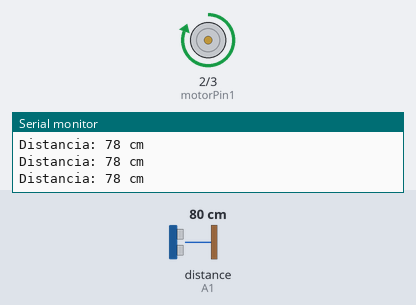
Bench run of a sketch on a simulated Arduino Uno, built with avr-gcc and run on an emulated ATmega328P. Shown: motor-driver pin pairs drawn as motors (green arrow = first pin HIGH = forward, orange = second pin HIGH = backward, longer = more drive, scaled by the enable pin), the last lines printed to the serial monitor. Wiring (inferred from the names in the program): ultrasonic range finder: trigger A0; echo A1. Inputs (shaded band) come from the test bench; at power-on: distance to the obstacle (sensor on A1) 80 cm. The echo pulse lasts 58.3 µs per cm.

Above: at 1.2 s.
1.3 s: distance to the obstacle (sensor on A1) set to 8 cm
2.8 s: distance to the obstacle (sensor on A1) set to 5 cm
At 4.4 s:
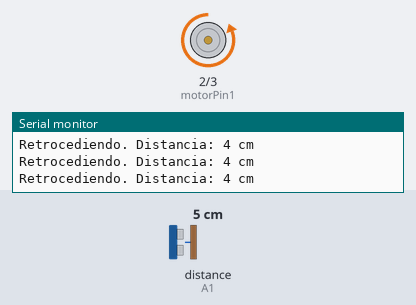
5.3 s: distance to the obstacle (sensor on A1) set to 19 cm
8.3 s: distance to the obstacle (sensor on A1) set to 23 cm
At 8.8 s:
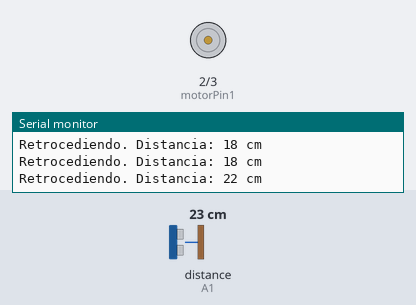
Timing chart, 0 to 11.3 s (numbered marks = the images above; inputs shaded):
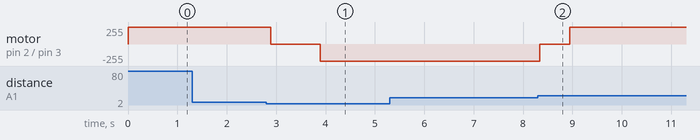

Measured:
- the behaviour switches between 7 and 6 cm on distance to the obstacle (sensor on A1) (found by bisection; images 0 and 1)
- the behaviour switches between 21 and 22 cm on distance to the obstacle (sensor on A1) (found by bisection; images 1 and 2)
- after the input at 2.8 s, motor on pin 2 (motorPin1) / pin 3 (motorPin2): forward 255/255 → stopped after 0.09 s, → backward 255/255 1.0 s later
- after the input at 8.3 s, motor on pin 2 (motorPin1) / pin 3 (motorPin2): backward 255/255 → stopped at once, → forward 255/255 0.60 s later

The sketch:

motor.sensor.facil.ino
```cpp
// Definición de pines
const int trigPin = A0;  // Pin TRIG del sensor ultrasónico
const int echoPin = A1;  // Pin ECHO del sensor ultrasónico
const int motorPin1 = 2; // Pin IN1 del L298N
const int motorPin2 = 3; // Pin IN2 del L298N
const int enablePin = 4; // Pin ENA del L298N

void setup() {
  // Inicialización de pines
  pinMode(trigPin, OUTPUT);
  pinMode(echoPin, INPUT);
  pinMode(motorPin1, OUTPUT);
  pinMode(motorPin2, OUTPUT);
  pinMode(enablePin, OUTPUT); // Configurar el pin de habilitación

  Serial.begin(9600); // Inicializa la comunicación serial
}

void loop() {
  long duration, distance;

  // Enviar un pulso al sensor ultrasónico
  digitalWrite(trigPin, LOW);
  delayMicroseconds(2);
  digitalWrite(trigPin, HIGH);
  delayMicroseconds(10);
  digitalWrite(trigPin, LOW);

  // Leer el tiempo que tarda el pulso en volver
  duration = pulseIn(echoPin, HIGH);

  // Calcular la distancia en cm
  distance = duration * 0.034 / 2;

  // Imprimir la distancia en el monitor serial
  Serial.print("Distancia: ");
  Serial.print(distance);
  Serial.println(" cm");

  // Control del motor
  if (distance > 5) {
    // Si la distancia es mayor a 5 cm, el motor avanza
    digitalWrite(motorPin1, HIGH); // IN1 HIGH
    digitalWrite(motorPin2, LOW);   // IN2 LOW
    digitalWrite(enablePin, HIGH);   // Habilitar el motor
  } else {
    // Si la distancia es 5 cm o menos, detener el motor
    digitalWrite(motorPin1, LOW);    // IN1 LOW
    digitalWrite(motorPin2, LOW);    // IN2 LOW
    digitalWrite(enablePin, LOW);     // Deshabilitar el motor
    delay(1000); // Esperar 1 segundo

    // Retroceder hasta que la distancia sea mayor a 20 cm
    while (distance <= 20) {
      digitalWrite(motorPin1, LOW);   // IN1 LOW
      digitalWrite(motorPin2, HIGH);  // IN2 HIGH
      digitalWrite(enablePin, HIGH);   // Habilitar el motor

      // Volver a medir la distancia
      digitalWrite(trigPin, LOW);
      delayMicroseconds(2);
      digitalWrite(trigPin, HIGH);
      delayMicroseconds(10);
      digitalWrite(trigPin, LOW);
      duration = pulseIn(echoPin, HIGH);
      distance = duration * 0.034 / 2;

      // Imprimir la distancia en el monitor serial
      Serial.print("Retrocediendo. Distancia: ");
      Serial.print(distance);
      Serial.println(" cm");
    }
    // Detener el motor al salir del bucle
    digitalWrite(motorPin1, LOW);    // IN1 LOW
    digitalWrite(motorPin2, LOW);    // IN2 LOW
    digitalWrite(enablePin, LOW);     // Deshabilitar el motor
    delay(500);
  }

  delay(100); // Pequeña pausa para evitar lecturas demasiado rápidas
}
```
